Frame 1 (no input): blank canvas, image omitted
Frame 60 (the mouse pressed at the canvas centre just before this capture): blank canvas, image omitted
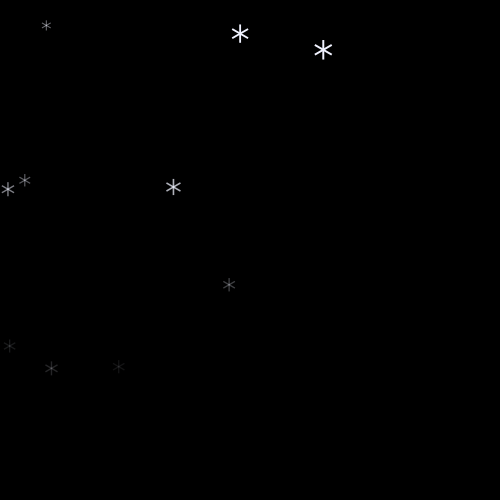
Frame 120 (the mouse held since frame 60 and released just before this capture)

The Processing sketch whose frames 1 and 60 were blank and that drew this single picture after the mouse press (run headless with seeded random() and noise(); from frame 60 on, the mouse is pressed at the canvas centre):

// Processing sketch: processing_185563
// ── processing_185563.pde

int _rainNum = 10;
int _rainNumCount = 0;
rain[] _rainArr = {}; 


void setup(){
 size(500,500);
 smooth(); 
 rectMode(CENTER);
 colorMode(HSB);
 //getRain();
 frameRate(30);
 noStroke();
}

void draw(){
  background(0,255,0);

  for(int i = 0; i < _rainNumCount; i++){
    _rainArr[i].drawMe();
  }

}
  void mousePressed(){
  getRain();
  }

void getRain(){
  for(int i = 0; i < _rainNum; i++){
    rain thisRain = new rain();
    _rainArr = (rain[])append(_rainArr,thisRain);
  }
  _rainNumCount += _rainNum;
}



class rain{
  float X,Y,afterX,afterY,rainSize,theta,Xstart,Ystart,Xnoise,Ynoise,alph;
  rain(){
    X=random(0,width);
    Y=random(mouseY,height);
    rainSize=random(2,4);
    afterX=X;
    afterY=height/2;
  }
  
  void drawMe(){
    alph=(height/2+height/2*(rainSize-2)-Y)/2;
    fill(162,15,255,alph);
    pushMatrix();
    translate(X,Y);
    rect(0,0,rainSize/2,rainSize*5);
    rotate(radians(60));
    rect(0,0,rainSize/2,rainSize*5);
    rotate(radians(60));
    rect(0,0,rainSize/2,rainSize*5);
    popMatrix();
    Y += rainSize*2;
    if(Y > height/2+height/2*(rainSize-2)){
     Y = Y % (height/2+height/2*(rainSize-2));
    }
  }
}
